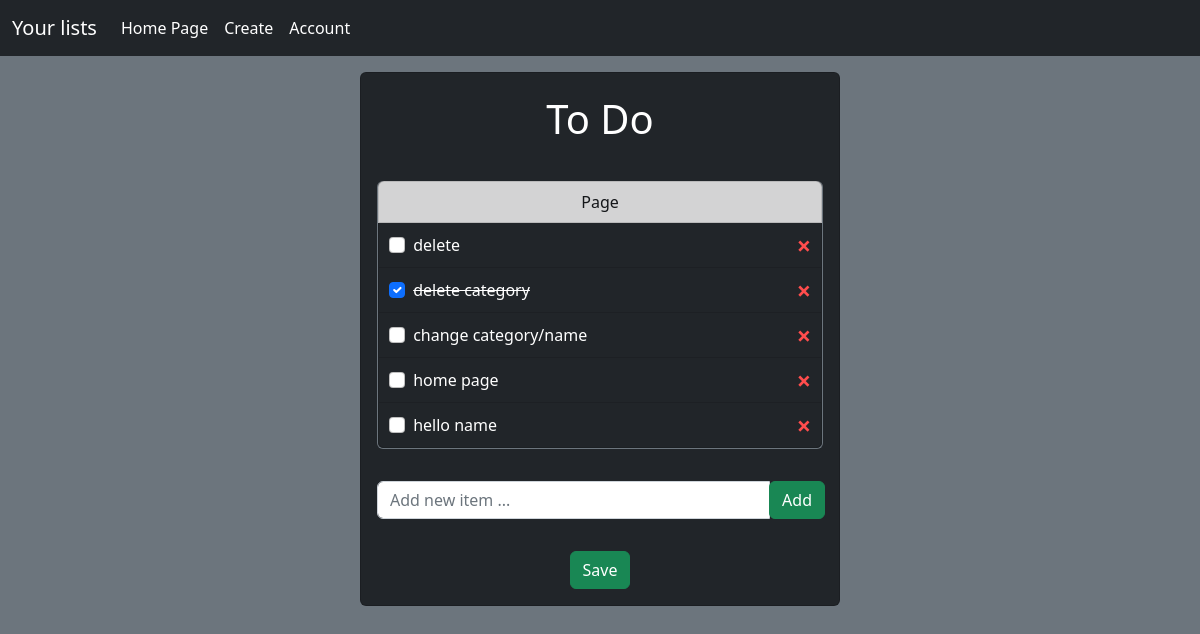
The page /view/13/ on the database as committed earlier.
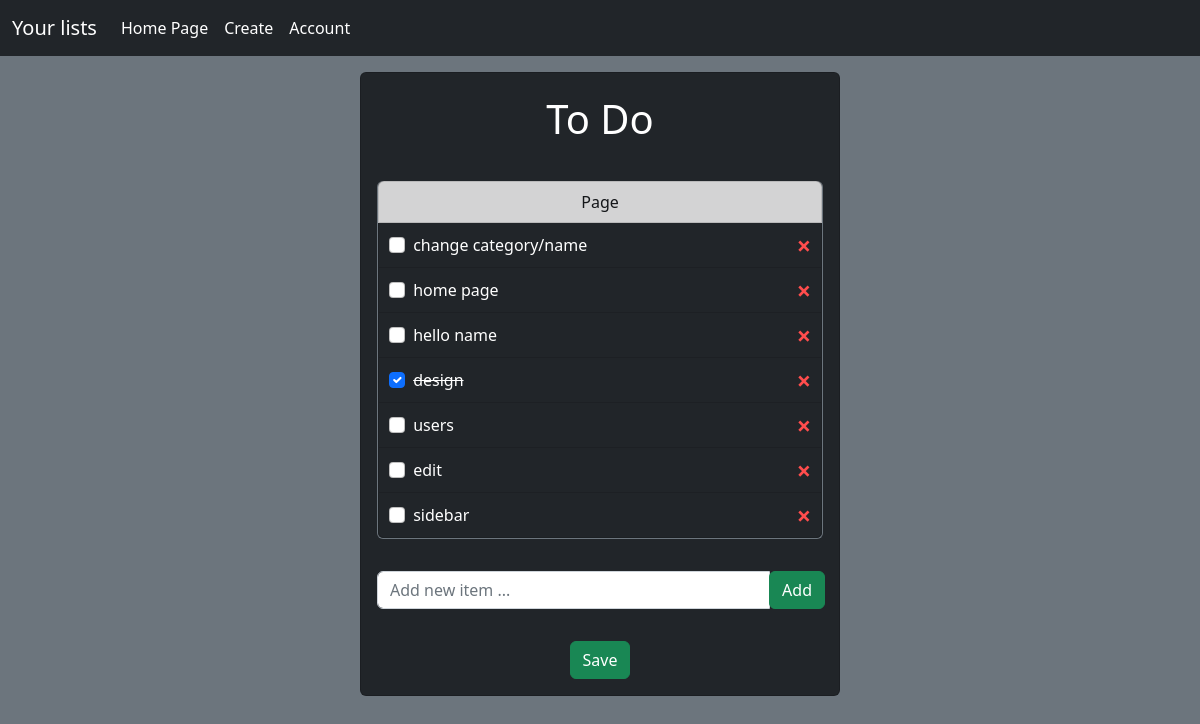
The same page on the database as committed later.
### lists/models.py (models this page shows, shortened)
class List(models.Model):
    category = models.ForeignKey(Category, on_delete=models.SET_NULL, null=True, blank=True)
    name = models.CharField(max_length=50, null=False)

class Category(models.Model):
    name = models.CharField(max_length=50, null=False, blank=False)

class Item(models.Model):
    lists = models.ForeignKey(List, on_delete=models.SET_NULL, null=True, blank=True)
    name = models.CharField(max_length=100, null=False)
    complete = models.BooleanField()

### lists/views.py (the view, shortened to what this page needs)
# urls.py: path("view/<str:pk>/", views.viewList, name="view"),
def viewList(request, pk):
    lista = List.objects.get(id=pk)
    items = lista.item_set.all()
    context = {"lista": lista, "items": items}
    return render(request, "lists/edit.html", context)

### lists/templates/lists/edit.html (shortened to what this page needs)
<!DOCTYPE html>
<html lang="en">
<head>
    <link href="https://cdn.jsdelivr.net/npm/bootstrap@5.2.3/dist/css/bootstrap.min.css" rel="stylesheet"
>
</head>
<body class="bg-secondary text-white">
    <nav class="navbar navbar-expand navbar-dark bg-dark">
        <div class="container-fluid">
            <a class="navbar-brand">Your lists</a>
            <div class="collapse navbar-collapse" id="navbarText">
                <ul class="navbar-nav me-auto mb-2 mb-lg-0">
                    <li class="nav-item">
                        <a class="nav-link active" href="{% url 'lists' %}">Home Page</a>
                    </li>
                    <li class="nav-item">
                        <a class="nav-link active" href="{% url 'create' %}">Create</a>
                    </li>
                    <li class="nav-item">
                        <a class="nav-link active" href="{% url 'account' %}">Account</a>
                    </li>
                </ul>
            </div>
        </div>
    </nav>
    <form method="post" action="#">
        <div class="card bg-dark text-white mx-auto my-3" style="width: 30rem;">
            <p class="fs-1 text-center my-3">{{lista.category.name}}</p>
            <ul class="list-group m-3 border border-secondary border-top-0">
                <li class="list-group-item list-group-item-dark text-center">{{lista.name}}</li>
                {% for item in items %}
                        <li class="list-group-item bg-dark text-white" style=" display: flex; align-items: center; padding: 10px; justify-content: space-between;">
                            {% if item.complete == True %}
                                <div class="item">
                                    <input class="form-check-input me-1" type="checkbox" value="clicked" name="c{{item.id}}" id="positive" checked>
                                    <label class="form-check-label text-decoration-line-through" for="positive">{{item.name}}</label>
                                </div>
                                    <a class="delete-link" href="{% url 'delete-item' item.id %}">&#215;</a>
                            {% else %}
                                <div class="item">
                                    <input class="form-check-input me-1" type="checkbox" value="clicked" name="c{{item.id}}" id="negative">
                                    <label class="form-check-label" for="negative">{{item.name}}</label>
                                </div>
                                <a class="delete-link" href="{% url 'delete-item' item.id %}">&#215;</a>
                            {% endif %}
                        </li>
                {% endfor %}
            </ul>
            <div class="container p-3" style="width: 30rem;">
                <div class="input-group">
                    <input name="item" type="text" class="form-control" id="formGroupExampleInput" placeholder="Add new item ...">
                    <div class="input-group-append">
                        <button type="submit" name="newItem" value="newItem" class="btn btn-success">Add</button>
                    </div>
                </div>
            </div>
            <div class="container text-center my-3" style="margin-top: 10px;">
                <button type="submit" name="save" value="save" class="btn btn-success">Save</button>
            </div>
    </div>
    </form>
</body>
</html>

### lists/templates/lists/edit.html (style rules this page uses)
.delete-link { text-decoration: none; font-weight: 900; color: #ff4d4d; font-size: 25px; line-height: 0; }

Rows that differ between the two databases and show on the page:
removed Item: name "delete"
removed Item: name "delete category"
added Item: name "design"
added Item: name "users"
added Item: name "edit"
added Item: name "sidebar"
